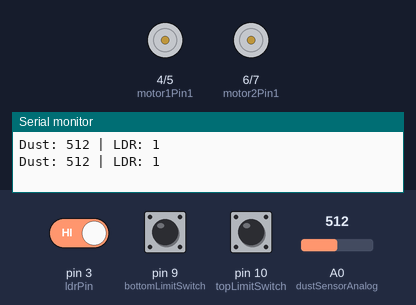
A sketch run on a simulated Arduino Uno, built with avr-gcc and run on an emulated ATmega328P. Shown: motor-driver pin pairs drawn as motors (green arrow = first pin HIGH = forward, orange = second pin HIGH = backward, longer = more drive), the last lines printed to the serial monitor. Inputs (shaded band) come from the test bench; at power-on: pin 3 (ldrPin) HIGH, pin 10 (topLimitSwitch) HIGH, pin 9 (bottomLimitSwitch) HIGH, A0 (dustSensorAnalog) = 512.

Above: at 1.8 s.
1.9 s: pin 3 (ldrPin) driven LOW
At 2.6 s:
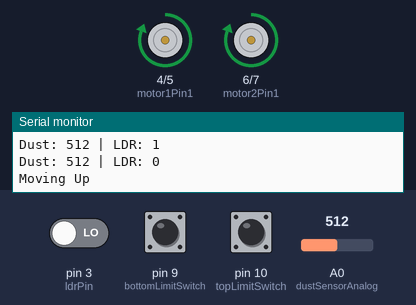
3.5 s: pin 10 (topLimitSwitch) pulled LOW for 1.2 s
At 4.6 s:
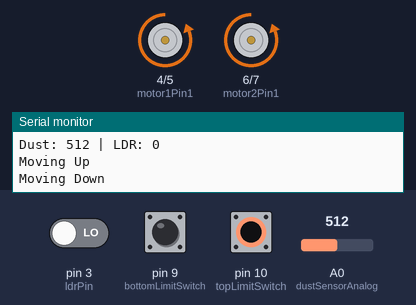
Timing chart, 0 to 6.5 s (numbered marks = the images above; inputs shaded):
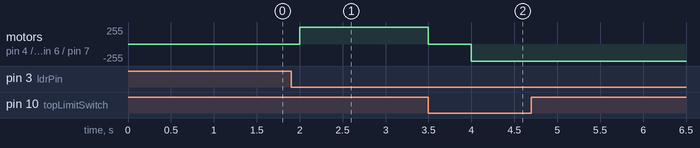

Measured:
- after the input at 1.9 s, motor on pin 4 (motor1Pin1) / pin 5 (motor1Pin2), motor on pin 6 (motor2Pin1) / pin 7 (motor2Pin2): stopped → forward 255/255 after 0.10 s
- after the input at 3.5 s, motor on pin 4 (motor1Pin1) / pin 5 (motor1Pin2), motor on pin 6 (motor2Pin1) / pin 7 (motor2Pin2): forward 255/255 → stopped at once, → backward 255/255 0.50 s later

The sketch:

smart_solar_cleaning.ino
```cpp
// Pin definitions
const int dustSensorAnalog = A0;
const int dustSensorDigital = 2;
const int ldrPin = 3;

const int motor1Pin1 = 4;
const int motor1Pin2 = 5;
const int motor2Pin1 = 6;
const int motor2Pin2 = 7;

const int bottomLimitSwitch = 9;
const int topLimitSwitch = 10;

const int dustThreshold = 100;
const int cleaningRounds = 2;

void setup() {
  // Serial for debugging
  Serial.begin(9600);

  // Motor pins
  pinMode(motor1Pin1, OUTPUT);
  pinMode(motor1Pin2, OUTPUT);
  pinMode(motor2Pin1, OUTPUT);
  pinMode(motor2Pin2, OUTPUT);

  // Sensor pins
  pinMode(dustSensorDigital, INPUT);
  pinMode(ldrPin, INPUT);
  pinMode(bottomLimitSwitch, INPUT_PULLUP);
  pinMode(topLimitSwitch, INPUT_PULLUP);
}

void loop() {
  int ldrStatus = digitalRead(ldrPin);
  int dustValue = analogRead(dustSensorAnalog);

  Serial.print("Dust: ");
  Serial.print(dustValue);
  Serial.print(" | LDR: ");
  Serial.println(ldrStatus);

  if (ldrStatus == LOW && dustValue > dustThreshold) {
    for (int i = 0; i < cleaningRounds; i++) {
      moveUp();
      delay(500); // brief pause
      moveDown();
      delay(500);
    }
    stopMotors(); // ensure stop after cleaning
    delay(10000); // wait before next possible cleaning
  }

  delay(1000);
}

void moveUp() {
  Serial.println("Moving Up");
  setMotorsForward();
  while (digitalRead(topLimitSwitch) == HIGH) {
    // Wait until top limit switch is pressed
  }
  stopMotors();
}

void moveDown() {
  Serial.println("Moving Down");
  setMotorsBackward();
  while (digitalRead(bottomLimitSwitch) == HIGH) {
    // Wait until bottom limit switch is pressed
  }
  stopMotors();
}

void setMotorsForward() {
  digitalWrite(motor1Pin1, HIGH);
  digitalWrite(motor1Pin2, LOW);
  digitalWrite(motor2Pin1, HIGH);
  digitalWrite(motor2Pin2, LOW);
}

void setMotorsBackward() {
  digitalWrite(motor1Pin1, LOW);
  digitalWrite(motor1Pin2, HIGH);
  digitalWrite(motor2Pin1, LOW);
  digitalWrite(motor2Pin2, HIGH);
}

void stopMotors() {
  digitalWrite(motor1Pin1, LOW);
  digitalWrite(motor1Pin2, LOW);
  digitalWrite(motor2Pin1, LOW);
  digitalWrite(motor2Pin2, LOW);
}
```
